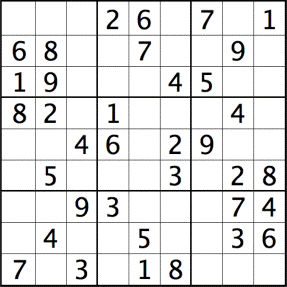
#> input picture unnecessary/sudoku.png, 287 x 287 px
$ python line_detector.py
#> lines starting #> are read from the running program, lines starting #| are printed output that depends on the picture
import cv2
import numpy as np
from sympy import Integer

# Read image
image = cv2.imread('unnecessary/sudoku.png')
#> image is the input picture: shape (287, 287, 3); mean B, G, R 226.7, 226.6, 226.7

# Convert image to grayscale
gray = cv2.cvtColor(image, cv2.COLOR_BGR2GRAY)

# Use canny edge detection
edges = cv2.Canny(gray, 50, 150, apertureSize=3)
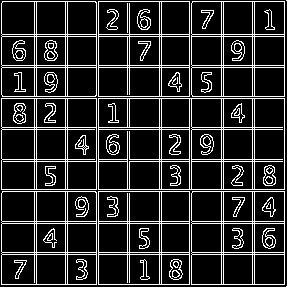
#> edges: shape (287, 287); 15.6% white in thin lines or dots

# Apply HoughLinesP method to
# to directly obtain line end points
lines_list = []
lines = cv2.HoughLinesP(
    edges,  # Input edge image
    1,  # Distance resolution in pixels
    np.pi / 180,  # Angle resolution in radians
    threshold=100,  # Min number of votes for valid line
    minLineLength=5,  # Min allowed length of line
    maxLineGap=10  # Max allowed gap between line for joining them
)
#> lines = 36 rows, first 6: [96, 284, 96, 2], [189, 284, 189, 1], [221, 284, 221, 1], [252, 284, 252, 1], [36, 284, 36, 1], [98, 284, 98, 1]
print(lines)
#> (printed output is left out)
# Iterate over points
min_x,min_y=40000,40000
for points in lines:
    # Extracted points nested in the list
    x1, y1, x2, y2 = points[0]
    if(x1<=min_x and y1<=min_y):
        min_x=x1
        min_y=y1
    # Draw the lines joing the points
    # On the original image
    cv2.line(image, (x1, y1), (x2, y2), (0, 255, 0), 2)
    # Maintain a simples lookup list for points
    lines_list.append([(x1, y1), (x2, y2)])
#> this loop made 36 passes
#> (x1, y1, x2, y2, min_x, min_y) on passes 1, 5, 7, 9, 21, 23: (96, 284, 96, 2, 96, 284), (36, 284, 36, 1, 36, 284), (2, 254, 284, 254, 2, 254), (2, 96, 284, 96, 2, 96), (2, 34, 283, 34, 2, 34), (2, 1, 283, 1, 2, 1)
#> (x1, y1, x2, y2) on passes 2, 3, 4, 6, 8, 10: (189, 284, 189, 1), (221, 284, 221, 1), (252, 284, 252, 1), (98, 284, 98, 1), (191, 284, 191, 3), (223, 284, 223, 1)
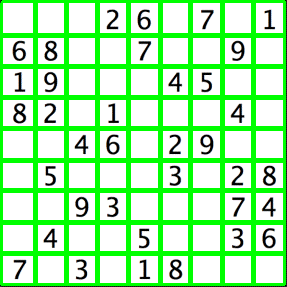
#> image: shape (287, 287, 3); mean B, G, R 167.5, 242.4, 167.5
#> after the loop, lines_list = 36 items; min_x = 2; min_y = 1

# Save the result image
cv2.imwrite('unnecessary/detectedLines.png', image)
print(min_x,min_y)
#| 2 1
